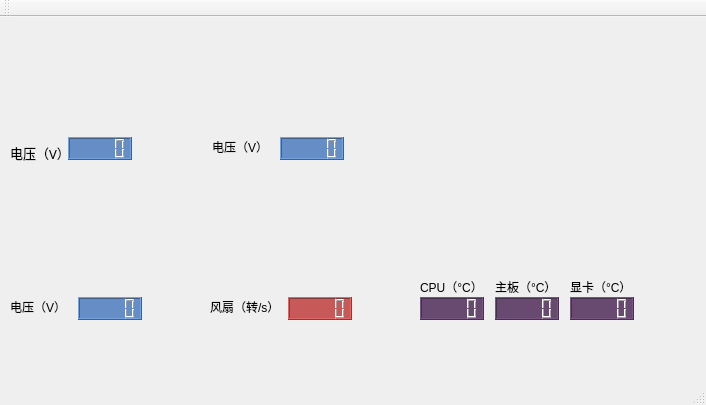
<?xml version="1.0" encoding="UTF-8"?>
<ui version="4.0">
 <class>MainWindow</class>
 <widget class="QMainWindow" name="MainWindow">
  <property name="geometry">
   <rect>
    <x>0</x>
    <y>0</y>
    <width>706</width>
    <height>405</height>
   </rect>
  </property>
  <property name="windowTitle">
   <string>状态监控</string>
  </property>
  <widget class="QWidget" name="centralWidget">
   <widget class="QLCDNumber" name="lcdNumber_volt_12V">
    <property name="geometry">
     <rect>
      <x>68</x>
      <y>120</y>
      <width>64</width>
      <height>23</height>
     </rect>
    </property>
    <property name="styleSheet">
     <string notr="true">font: 10pt &quot;Sans&quot;;
background-color: rgb(101, 142, 198);</string>
    </property>
    <property name="smallDecimalPoint">
     <bool>false</bool>
    </property>
    <property name="digitCount">
     <number>5</number>
    </property>
    <property name="value" stdset="0">
     <double>0.000000000000000</double>
    </property>
   </widget>
   <widget class="QLabel" name="label_volt_12V">
    <property name="geometry">
     <rect>
      <x>10</x>
      <y>120</y>
      <width>61</width>
      <height>31</height>
     </rect>
    </property>
    <property name="font">
     <font>
      <family>WenQuanYi Zen Hei</family>
      <pointsize>10</pointsize>
     </font>
    </property>
    <property name="styleSheet">
     <string notr="true"/>
    </property>
    <property name="text">
     <string>电压（V）</string>
    </property>
   </widget>
   <widget class="QLabel" name="label_temp">
    <property name="geometry">
     <rect>
      <x>495</x>
      <y>260</y>
      <width>81</width>
      <height>20</height>
     </rect>
    </property>
    <property name="text">
     <string>主板（°C）</string>
    </property>
   </widget>
   <widget class="QLCDNumber" name="lcdNumber_temp">
    <property name="geometry">
     <rect>
      <x>420</x>
      <y>280</y>
      <width>64</width>
      <height>23</height>
     </rect>
    </property>
    <property name="styleSheet">
     <string notr="true">font: 10pt &quot;Sans&quot;;
background-color: rgb(104, 74, 113);</string>
    </property>
    <property name="digitCount">
     <number>5</number>
    </property>
   </widget>
   <widget class="QLCDNumber" name="lcdNumber_volt_5V">
    <property name="geometry">
     <rect>
      <x>280</x>
      <y>120</y>
      <width>64</width>
      <height>23</height>
     </rect>
    </property>
    <property name="styleSheet">
     <string notr="true">font: 10pt &quot;Sans&quot;;
background-color: rgb(101, 142, 198);</string>
    </property>
    <property name="smallDecimalPoint">
     <bool>false</bool>
    </property>
    <property name="digitCount">
     <number>5</number>
    </property>
   </widget>
   <widget class="QLabel" name="label_volt_5V">
    <property name="geometry">
     <rect>
      <x>212</x>
      <y>120</y>
      <width>61</width>
      <height>20</height>
     </rect>
    </property>
    <property name="text">
     <string>电压（V）</string>
    </property>
   </widget>
   <widget class="QLCDNumber" name="lcdNumber_volt_3V">
    <property name="geometry">
     <rect>
      <x>78</x>
      <y>280</y>
      <width>64</width>
      <height>23</height>
     </rect>
    </property>
    <property name="styleSheet">
     <string notr="true">font: 10pt &quot;Sans&quot;;
background-color: rgb(101, 142, 198);</string>
    </property>
    <property name="smallDecimalPoint">
     <bool>false</bool>
    </property>
    <property name="digitCount">
     <number>5</number>
    </property>
   </widget>
   <widget class="QLabel" name="label_volt_3V">
    <property name="geometry">
     <rect>
      <x>10</x>
      <y>280</y>
      <width>61</width>
      <height>20</height>
     </rect>
    </property>
    <property name="text">
     <string>电压（V）</string>
    </property>
   </widget>
   <widget class="QLCDNumber" name="lcdNumber_fan">
    <property name="geometry">
     <rect>
      <x>288</x>
      <y>280</y>
      <width>64</width>
      <height>23</height>
     </rect>
    </property>
    <property name="styleSheet">
     <string notr="true">font: 10pt &quot;Sans&quot;;
background-color: rgb(199, 89, 89);</string>
    </property>
   </widget>
   <widget class="QLabel" name="label_fan">
    <property name="geometry">
     <rect>
      <x>210</x>
      <y>280</y>
      <width>71</width>
      <height>20</height>
     </rect>
    </property>
    <property name="text">
     <string>风扇（转/s）</string>
    </property>
   </widget>
   <widget class="QLCDNumber" name="lcdNumber_temp_2">
    <property name="geometry">
     <rect>
      <x>495</x>
      <y>280</y>
      <width>64</width>
      <height>23</height>
     </rect>
    </property>
    <property name="styleSheet">
     <string notr="true">font: 10pt &quot;Sans&quot;;
background-color: rgb(104, 74, 113);</string>
    </property>
    <property name="digitCount">
     <number>5</number>
    </property>
   </widget>
   <widget class="QLabel" name="label_temp_2">
    <property name="geometry">
     <rect>
      <x>420</x>
      <y>260</y>
      <width>81</width>
      <height>20</height>
     </rect>
    </property>
    <property name="text">
     <string>CPU（°C）</string>
    </property>
   </widget>
   <widget class="QLCDNumber" name="lcdNumber_temp_3">
    <property name="geometry">
     <rect>
      <x>570</x>
      <y>280</y>
      <width>64</width>
      <height>23</height>
     </rect>
    </property>
    <property name="styleSheet">
     <string notr="true">font: 10pt &quot;Sans&quot;;
background-color: rgb(104, 74, 113);</string>
    </property>
    <property name="smallDecimalPoint">
     <bool>false</bool>
    </property>
    <property name="digitCount">
     <number>5</number>
    </property>
   </widget>
   <widget class="QLabel" name="label_temp_3">
    <property name="geometry">
     <rect>
      <x>570</x>
      <y>260</y>
      <width>81</width>
      <height>20</height>
     </rect>
    </property>
    <property name="text">
     <string>显卡（°C）</string>
    </property>
   </widget>
  </widget>
  <widget class="QMenuBar" name="menuBar">
   <property name="geometry">
    <rect>
     <x>0</x>
     <y>0</y>
     <width>706</width>
     <height>22</height>
    </rect>
   </property>
  </widget>
  <widget class="QToolBar" name="mainToolBar">
   <attribute name="toolBarArea">
    <enum>TopToolBarArea</enum>
   </attribute>
   <attribute name="toolBarBreak">
    <bool>false</bool>
   </attribute>
  </widget>
  <widget class="QStatusBar" name="statusBar"/>
 </widget>
 <layoutdefault spacing="6" margin="11"/>
 <resources/>
 <connections/>
</ui>
